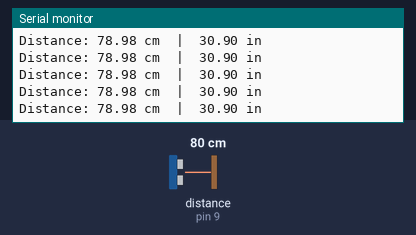
The sketch below on a simulated Arduino Uno, built with avr-gcc and run on an emulated ATmega328P. Parts: the last lines printed to the serial monitor. Wiring (inferred from the names in the program): ultrasonic range finder: trigger pin 10; echo pin 9. Inputs (shaded band) come from the test bench; at power-on: distance to the obstacle (sensor on pin 9) 80 cm. The echo pulse lasts 58.3 µs per cm.

Above: at 1.7 s.
1.8 s: distance to the obstacle (sensor on pin 9) set to 9 cm
At 2.1 s:
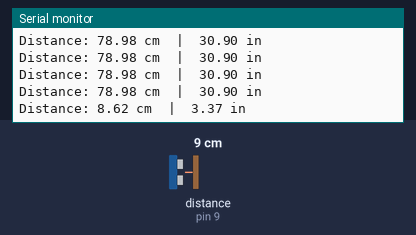
4.8 s: distance to the obstacle (sensor on pin 9) set to 2 cm
At 4.93 s:
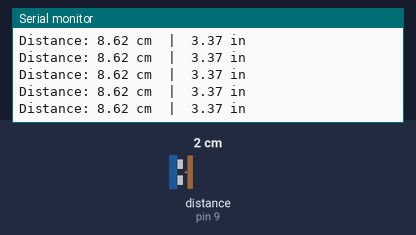
Timing chart, 0 to 7.8 s (numbered marks = the images above; inputs shaded):
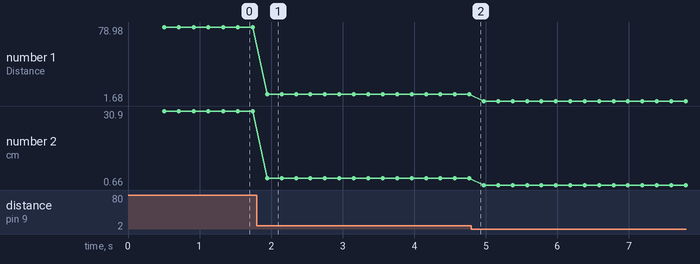

Measured:
- after the input at 1.8 s, the serial monitor: prints a new line after 0.14 s (image 1)
- plotted number 1: 78.98 → 8.62 after the input at 1.8 s, 8.62 → 1.68 after the input at 4.8 s
- plotted number 2: 30.9 → 3.37 after the input at 1.8 s, 3.37 → 0.66 after the input at 4.8 s

The sketch:

TestHCSR04.ino
```cpp
/*
 * Ultrasonic Sensor (HC-SR04) Test Sketch
 * Measures distance and prints it to the Serial Monitor.
 */

// Define pins
const int trigPin = 10;
const int echoPin = 9;

// Variables for calculations
long duration;
float distanceCm;
float distanceInch;

void setup() {
  // Set pin modes
  pinMode(trigPin, OUTPUT); // Sets the trigPin as an Output
  pinMode(echoPin, INPUT);  // Sets the echoPin as an Input

  // Initialize Serial communication
  Serial.begin(9600);
  Serial.println("Ultrasonic Sensor Test Initialized...");
  delay(500);
}

void loop() {
  // 1. Clear the trigPin
  digitalWrite(trigPin, LOW);
  delayMicroseconds(2);

  // 2. Trigger the sensor by sending a 10 microsecond pulse
  digitalWrite(trigPin, HIGH);
  delayMicroseconds(10);
  digitalWrite(trigPin, LOW);

  // 3. Read the echoPin (returns the sound wave travel time in microseconds)
  duration = pulseIn(echoPin, HIGH);

  // 4. Calculate the distance
  // Speed of sound is ~340 m/s or 0.034 cm/uS
  // We divide by 2 because the sound travels to the object and back
  distanceCm = duration * 0.034 / 2;
  distanceInch = duration * 0.0133 / 2;

  // 5. Print the results to the Serial Monitor
  if (duration == 0) {
    Serial.println("Out of range / No sensor detected!");
  } else {
    Serial.print("Distance: ");
    Serial.print(distanceCm);
    Serial.print(" cm  |  ");
    Serial.print(distanceInch);
    Serial.println(" in");
  }

  // Wait a bit before the next measurement
  delay(200);
}
```
